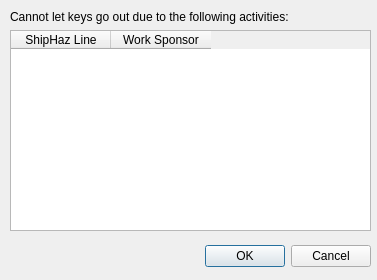
<?xml version="1.0" encoding="UTF-8"?>
<ui version="4.0">
 <class>shError</class>
 <widget class="QDialog" name="shError">
  <property name="geometry">
   <rect>
    <x>0</x>
    <y>0</y>
    <width>377</width>
    <height>280</height>
   </rect>
  </property>
  <property name="windowTitle">
   <string>Error: Existing ShipHaz Lines in Use</string>
  </property>
  <widget class="QDialogButtonBox" name="buttonBox">
   <property name="geometry">
    <rect>
     <x>30</x>
     <y>240</y>
     <width>341</width>
     <height>32</height>
    </rect>
   </property>
   <property name="orientation">
    <enum>Qt::Horizontal</enum>
   </property>
   <property name="standardButtons">
    <set>QDialogButtonBox::Cancel|QDialogButtonBox::Ok</set>
   </property>
  </widget>
  <widget class="QWidget" name="verticalLayoutWidget">
   <property name="geometry">
    <rect>
     <x>10</x>
     <y>10</y>
     <width>361</width>
     <height>221</height>
    </rect>
   </property>
   <layout class="QVBoxLayout" name="verticalLayout">
    <item alignment="Qt::AlignLeft|Qt::AlignVCenter">
     <widget class="QLabel" name="label">
      <property name="text">
       <string>Cannot let keys go out due to the following activities:</string>
      </property>
     </widget>
    </item>
    <item>
     <widget class="QTableWidget" name="shActList">
      <column>
       <property name="text">
        <string>ShipHaz Line</string>
       </property>
      </column>
      <column>
       <property name="text">
        <string>Work Sponsor</string>
       </property>
      </column>
     </widget>
    </item>
   </layout>
  </widget>
 </widget>
 <resources/>
 <connections>
  <connection>
   <sender>buttonBox</sender>
   <signal>accepted()</signal>
   <receiver>shError</receiver>
   <slot>accept()</slot>
   <hints>
    <hint type="sourcelabel">
     <x>248</x>
     <y>254</y>
    </hint>
    <hint type="destinationlabel">
     <x>157</x>
     <y>274</y>
    </hint>
   </hints>
  </connection>
  <connection>
   <sender>buttonBox</sender>
   <signal>rejected()</signal>
   <receiver>shError</receiver>
   <slot>reject()</slot>
   <hints>
    <hint type="sourcelabel">
     <x>316</x>
     <y>260</y>
    </hint>
    <hint type="destinationlabel">
     <x>286</x>
     <y>274</y>
    </hint>
   </hints>
  </connection>
 </connections>
</ui>
